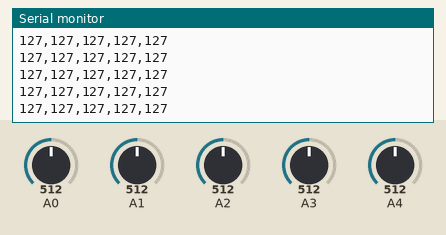
A sketch run on a simulated Arduino Uno, built with avr-gcc and run on an emulated ATmega328P. On the bench: the last lines printed to the serial monitor. The inputs (shaded band) are chosen by the test bench; at power-on: A0 = 512, A1 = 512, A2 = 512, A3 = 512, A4 = 512.

Above: at 1.2 s.
1.3 s: A0 set to 716
At 1.36 s:
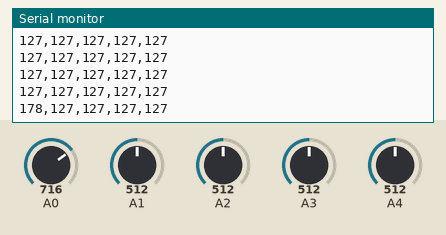
4.3 s: A1 set to 716
At 4.3 s:
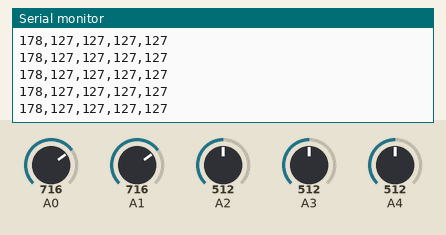
5.8 s: A2 set to 716
At 5.8 s:
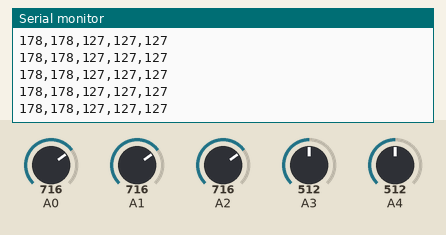
7.3 s: A3 set to 716
At 7.35 s:
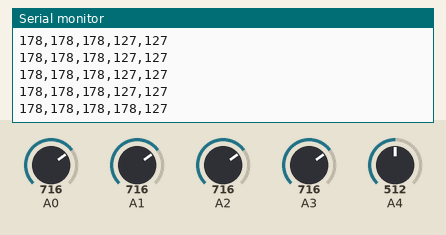
8.8 s: A4 set to 716
At 8.84 s:
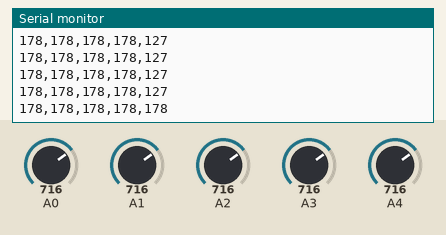
10.3 s: A0 set to 992
At 10.34 s:
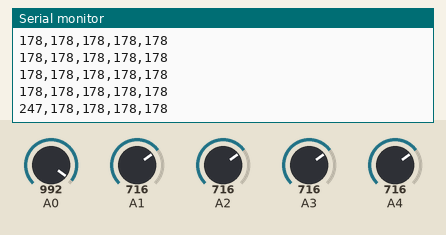
Timing chart, 0 to 12.8 s (numbered marks = the images above; inputs shaded):
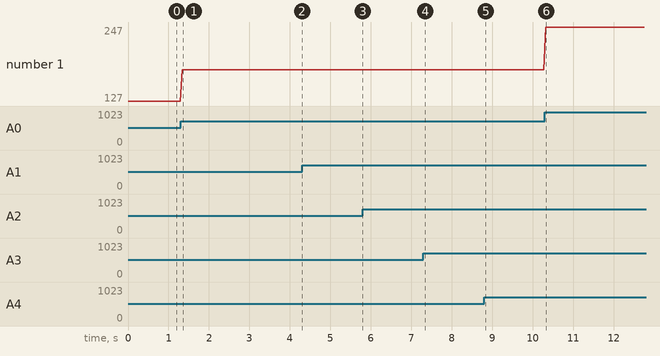

Measured:
- after the input at 1.3 s, the serial monitor: prints a new line at once (image 1)
- after the input at 7.3 s, the serial monitor: prints a new line at once (image 4)
- after the input at 8.8 s, the serial monitor: prints a new line at once (image 5)
- after the input at 10.3 s, the serial monitor: prints a new line at once (image 6)
- plotted number 1: 127 → 178 after the input at 1.3 s, 178 → 247 after the input at 10.3 s

The sketch:

Flexer.ino
```cpp
// Arduino Uno: Read 5 analog pins and print to Serial
void setup() {
  Serial.begin(9600);  // must match Python baudrate
}

void loop() {
  int v0 = analogRead(A0);
  int v1 = analogRead(A1);
  int v2 = analogRead(A2);
  int v3 = analogRead(A3);
  int v4 = analogRead(A4);

  // Map 10-bit ADC (0–1023) down to 0–255
  v0 = map(v0, 0, 1023, 0, 255);
  v1 = map(v1, 0, 1023, 0, 255);
  v2 = map(v2, 0, 1023, 0, 255);
  v3 = map(v3, 0, 1023, 0, 255);
  v4 = map(v4, 0, 1023, 0, 255);

  // Print comma-separated values, one line
  Serial.print(v0);
  Serial.print(",");
  Serial.print(v1);
  Serial.print(",");
  Serial.print(v2);
  Serial.print(",");
  Serial.print(v3);
  Serial.print(",");
  Serial.println(v4);  // println ends with newline

  delay(50); // Adjust rate (50ms → ~20 samples/sec)
}
```
